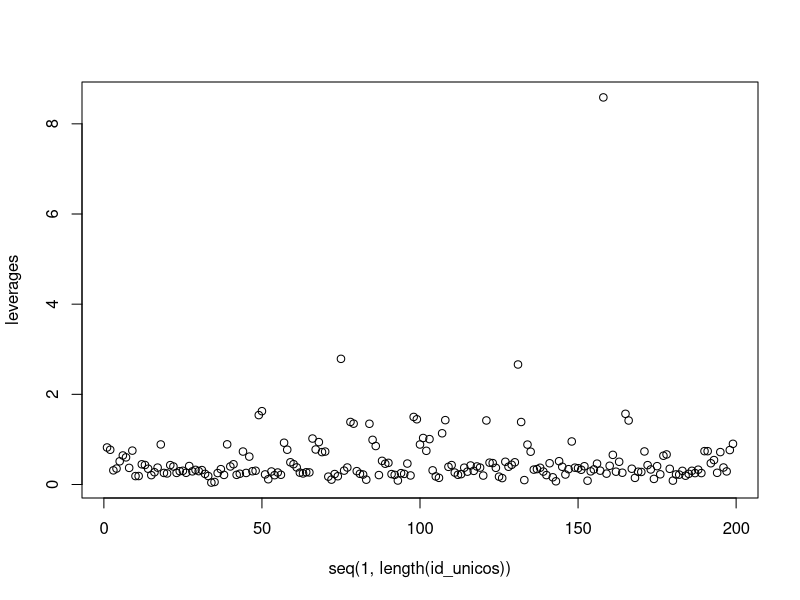
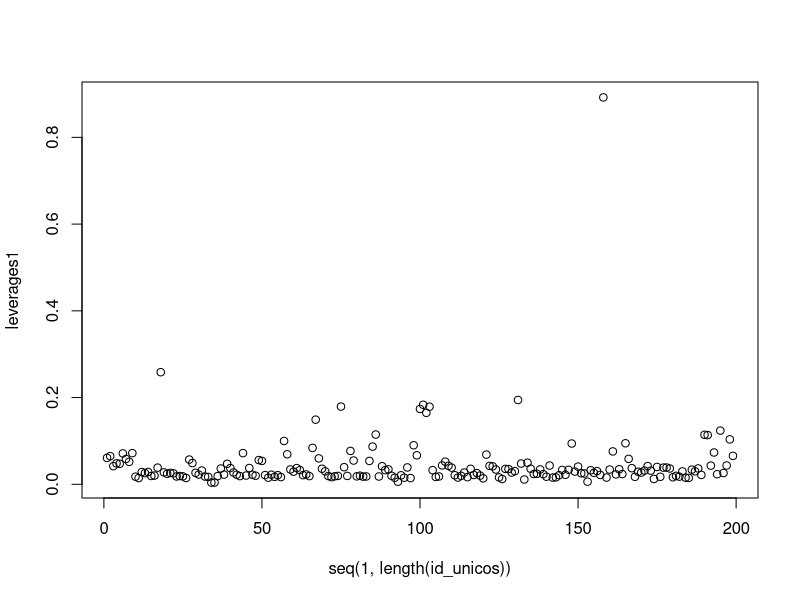
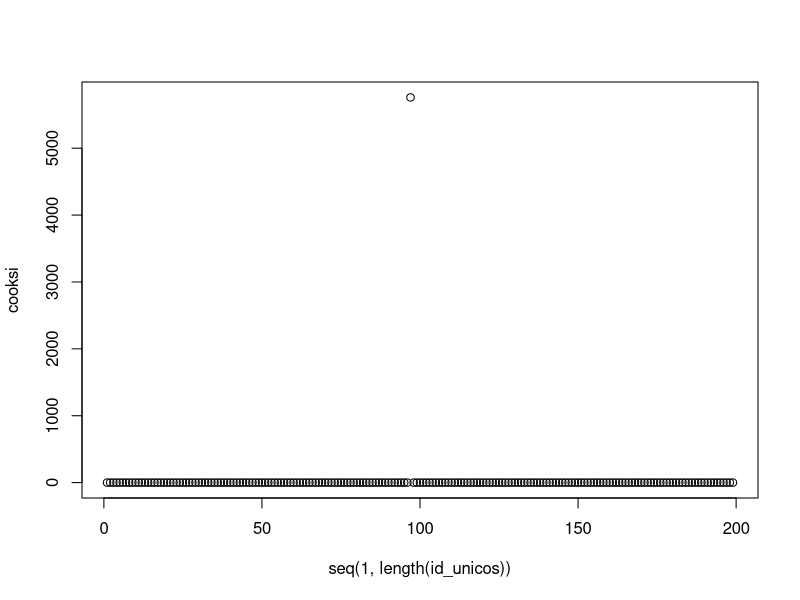
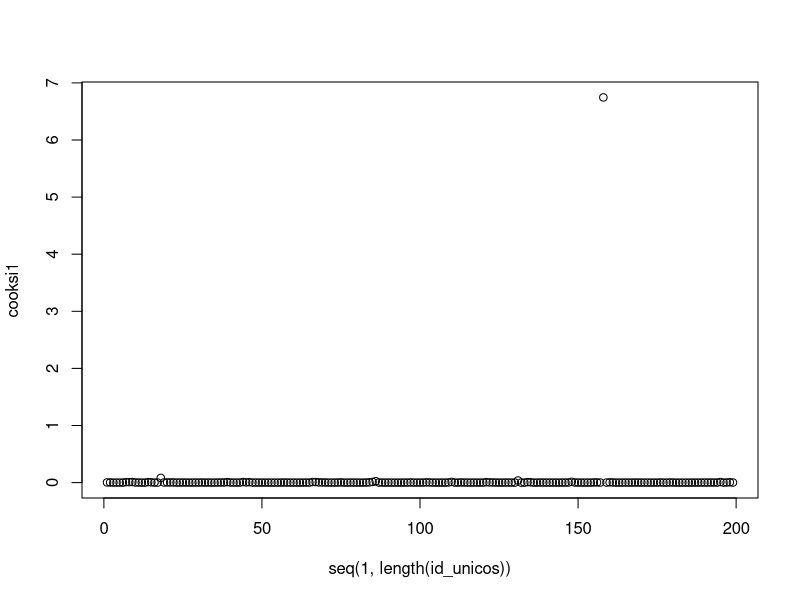
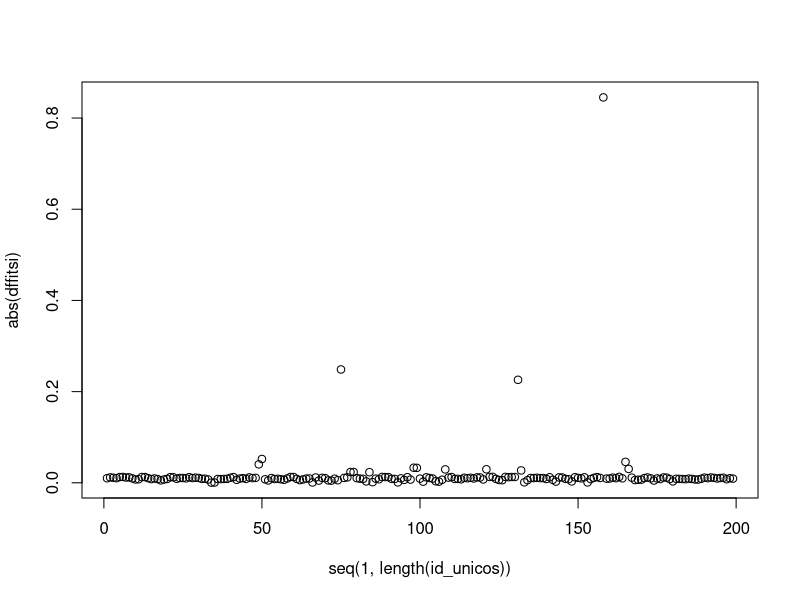
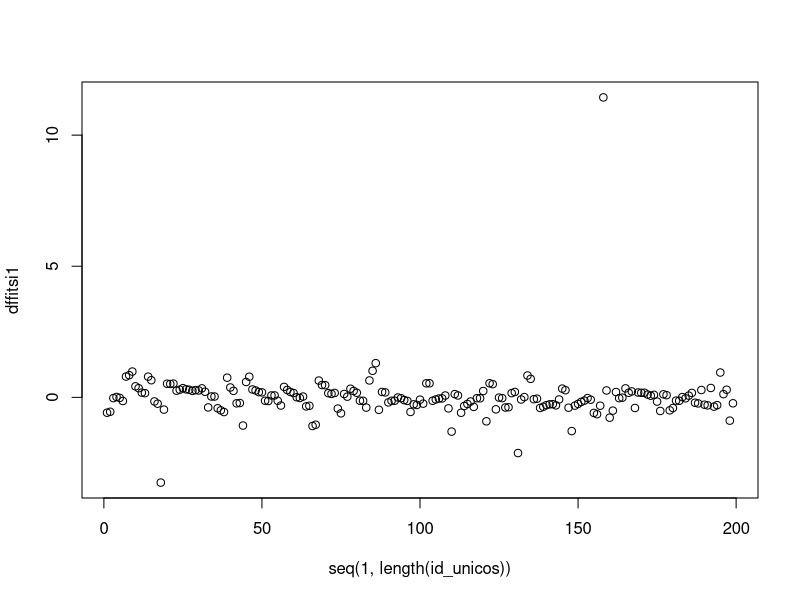
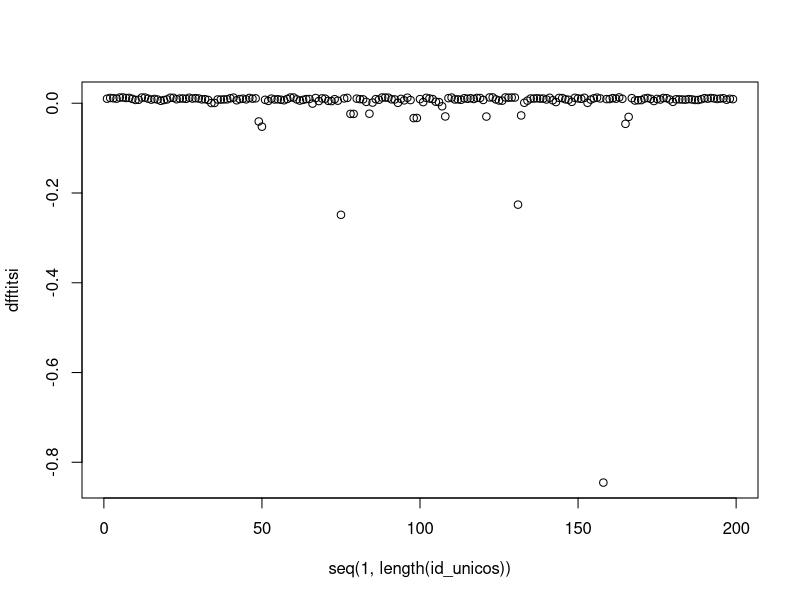

These charts were generated, in order, by the following R code:
library(dplyr)
library(geepack)
library(readr)

setwd("~/diagnostic_measures_GEE")
nepal_dat <- read_csv("nepal.dat.txt")
View(nepal_dat)
working <- c('independence','exchangeable','ar1','unstructured','userdefined')
std.errs <- c('san.se',"fij",'jack', 'j1s')


nepal_dat <- na.omit(nepal_dat)
fit.gee.po <- geeglm(alive ~ sex+wt+ht+arm+bf+mage+lit+died, data = nepal_dat, 
                      family = poisson, std.err = std.errs[1],
                      corstr = working[2], id=nepal_dat$id)

betas <- c()
for (i in seq(2,length(fit.gee.po$coefficients))) {
  betas <- c(betas, fit.gee.po$coefficients[i])
}
#nepal_dat[nepal_dat$id == 120011,]$

id_unicos <- nepal_dat$id[!duplicated(nepal_dat$id)]
nepal_dat <- select(nepal_dat, -day,-month,-year)

##############################
###### CALCULO DE LA MATRIZ J1
##############################
for (num_ids in seq(1, length(id_unicos))) {
  num_id <- sum(nepal_dat$id == id_unicos[num_ids])
  matWi <- diag(num_id)
  matRi <- diag(num_id)
  for (i in 1:num_id) {
    for (j in 1:num_id) {
      if (i != j) {
        matRi[i,j] <- 0.1
      }
    }
  }
  
  matXi <- nepal_dat[nepal_dat$id == id_unicos[num_ids],2:9]
  
  aux <- c()
  for (i in seq(1,num_id)) {
    aux <- c(aux, betas%*%t(matXi[i,]))
  }
  
  matgT <- c()
  for (i in seq(1, length(betas))) {
    matgT <- rbind(matgT, aux)
  }
  
  matDiT <- t(matXi) / matgT 
  
  gamma <- 1
  matAi <- diag(num_id)
  aux1 <- data.frame(fitted = fit.gee.po$fitted.values, id = nepal_dat$id)
  for (i in seq(1, num_id)) {
    for (j in seq(1, num_id)) {
      if (i == j) {
        matAi[i,j] <- aux1[aux1$id == id_unicos[num_ids], ]$fitted[i]
      }
    }
  }
  
  matVi <- gamma*sqrt(matAi) %*% matRi %*% sqrt(matAi)
  
  matJ1aux <- matDiT%*%solve(matVi)%*%t(matDiT)
  if (num_ids == 1) {
    matJ1 <- matJ1aux
  } else {
    matJ1 <- matJ1 + matJ1aux
  }
  
}
matJ1 <- solve(matJ1)

#######################################
##### CALCULO DE LEVERAGES PARA CADA ID
#######################################
leverages <- c()
for (num_ids in seq(1, length(id_unicos))) {
  num_id <- sum(nepal_dat$id == id_unicos[num_ids])
  matWi <- diag(num_id)
  
  matXi <- nepal_dat[nepal_dat$id == id_unicos[num_ids],2:9]
  
  aux <- c()
  for (i in seq(1,num_id)) {
    aux <- c(aux, betas%*%t(matXi[i,]))
  }
  
  matHi <- sqrt(matWi) %*% as.matrix(matXi) %*% matJ1 %*% t(as.matrix(matXi)) %*% sqrt(matWi)
  leverages[num_ids] <- sum(diag(matHi))
}
plot(seq(1,length(id_unicos)), leverages)


########### COMPROBACION MATRIZ HAT 158, INCORRECTO
nepal_dat_test <- nepal_dat[nepal_dat$id != id_unicos[which.max(leverages)], ]
fit.gee.po_test <- geeglm(alive ~ sex+wt+ht+arm+bf+mage+lit+died, data = nepal_dat_test, 
                      family = poisson, std.err = std.errs[1],
                      corstr = working[2], id=nepal_dat_test$id)

summary(fit.gee.po_test)$coefficients$Std.err
summary(fit.gee.po)$coefficients$Std.err


########## HAT MATRIX GLM
fit.glm.po <- glm(alive ~ sex+wt+ht+arm+bf+mage+lit+died, data = nepal_dat, 
                      family = poisson)

aux <- data.frame(hat = hatvalues(fit.glm.po), id = nepal_dat$id)
leverages1 <- c()
for (i in seq(1,length(id_unicos))) {
  aux1 <- sum(aux[aux$id == id_unicos[i],]$hat)
  leverages1[i] <- aux1
}
plot(seq(1,length(id_unicos)), leverages1)

################################################
############## COOKS DISTANCE EXACTA, O FUNCIONA
################################################
cooksi <- c()
p <- length(betas)
gammaest <- 1
for (i in seq(1,length(id_unicos))) {
  nepal_dat2i <- nepal_dat[nepal_dat$id != id_unicos[i], ]
  fit.gee.po2i <- geeglm(alive ~ sex+wt+ht+arm+bf+mage+lit+died, data = nepal_dat2i, 
                        family = poisson, std.err = std.errs[1],
                        corstr = working[2], id=nepal_dat2i$id)
  
  betas2i <- c()
  for (j in seq(2,length(fit.gee.po$coefficients))) {
    betas2i <- c(betas2i, fit.gee.po2i$coefficients[j])
  
  }
  
  cooksaux <- t(betas-betas2i) %*% solve(matJ1) %*% (betas-betas2i) * (1 / (p * gammaest))
  cooksi[i] <- as.numeric(cooksaux)

}
plot(seq(1,length(id_unicos)), cooksi)

########### COMPROBACION COOKS 97, INCORRECTO
nepal_dat_test <- nepal_dat[nepal_dat$id != id_unicos[which.max(cooksi)], ]
fit.gee.po_test <- geeglm(alive ~ sex+wt+ht+arm+bf+mage+lit+died, data = nepal_dat_test, 
                          family = poisson, std.err = std.errs[1],
                          corstr = working[2], id=nepal_dat_test$id)

summary(fit.gee.po_test)$coefficients$Std.err
summary(fit.gee.po)$coefficients$Std.err

########## COOKS GLM
fit.glm.po <- glm(alive ~ sex+wt+ht+arm+bf+mage+lit+died, data = nepal_dat, 
                  family = poisson)

aux <- data.frame(cook = cooks.distance(fit.glm.po), id = nepal_dat$id)
cooksi1 <- c()
for (i in seq(1,length(id_unicos))) {
  aux1 <- sum(aux[aux$id == id_unicos[i],]$cook)
  cooksi1[i] <- aux1
}
plot(seq(1,length(id_unicos)), cooksi1)

############################
###################   DFFITS
############################
dffitsi <- c()
p <- length(betas)
gammaest <- 1
for (i in seq(1,length(id_unicos))) {
  num_id <- sum(nepal_dat$id == id_unicos[i])
  matWi <- diag(num_id)
  matXi <- nepal_dat[nepal_dat$id == id_unicos[i],2:9]
  aux <- c()
  for (j in seq(1,num_id)) {
    aux <- c(aux, betas%*%t(matXi[j,]))
  }
  matHi <- sqrt(matWi) %*% as.matrix(matXi) %*% matJ1 %*% t(as.matrix(matXi)) %*% sqrt(matWi)
  term2 <- (solve(matWi) - as.matrix(matXi) %*% matJ1 %*% t(as.matrix(matXi))) 
  
  term1 <- fit.gee.po$residuals
  matYmui <- matrix(ncol = ncol(term2))
  if (num_id == ncol(term2)) {
    matYmui <- rbind(matYmui, term1[1:num_id])
  } else {
    aux1 <- term1[1:num_id[jj]]
    while (length(aux1) != ncol(term2)) {
      aux1 <- c(aux1, 0)
    }
    matYmui <- rbind(matYmui, aux1)
  }
  term1 <- term1[num_id:length(term1)]
  matYmui <- matYmui[2:nrow(matYmui),]
  
  dffitsaux <- (matYmui) %*% term2 %*% matHi %*% (as.matrix(matYmui, nrow=5)) * (1 / (p * gammaest))
  dffitsi[i] <- as.numeric(dffitsaux)
  
}
dffitsi <- abs(dffitsi)
plot(seq(1,length(id_unicos)), abs(dffitsi))

########### COMPROBACION DFFITS
nepal_dat_test <- nepal_dat[nepal_dat$id != id_unicos[which.max(dffitsi)], ]
fit.gee.po_test <- geeglm(alive ~ sex+wt+ht+arm+bf+mage+lit+died, data = nepal_dat_test, 
                          family = poisson, std.err = std.errs[1],
                          corstr = working[2], id=nepal_dat_test$id)

summary(fit.gee.po_test)$coefficients$Std.err
summary(fit.gee.po)$coefficients$Std.err

##########  DFFITS GLM
fit.glm.po <- glm(alive ~ sex+wt+ht+arm+bf+mage+lit+died, data = nepal_dat, 
                  family = poisson)

aux <- data.frame(dffit = dffits(fit.glm.po), id = nepal_dat$id)
dffitsi1 <- c()
for (i in seq(1,length(id_unicos))) {
  aux1 <- sum(aux[aux$id == id_unicos[i],]$dffit)
  dffitsi1[i] <- aux1
}
plot(seq(1,length(id_unicos)), dffitsi1)


########################





 
# ############## COOKS DISTANCE APROXIMADA
# cooksi_aprox <- c()
# p <- length(betas)
# gammaest <- 1
# for (i in seq(1, length(id_unicos))) {
#   nepal_dat2i <- nepal_dat[nepal_dat$id != i, ]
#   fit.gee.po2i <- geeglm(alive ~ sex+wt+ht+arm+bf+mage+lit+died, data = nepal_dat2i, 
#                          family = poisson, std.err = std.errs[1],
#                          corstr = working[2], id=nepal_dat2i$id)
#   
#   
#   matXi <- nepal_dat[nepal_dat$id == id_unicos[num_ids],2:9] 
#   
#   term1 <-
#   term2 <- 
#   term3 <- 
#   
#   
#   
#   cooksaux <- t(betas-betas2i) %*% solve(matJ1) %*% (betas-betas2i) * (1 / (p * gammaest))
#   print(cooksaux)
#   cooksi[i] <- as.numeric(cooksaux)
#   
# }
# plot(seq(1,length(id_unicos)), cooksi_aprox)

dfftitsi <- c()
p <- length(betas)
gammaest <- 1
for (i in seq(1,length(id_unicos))) {
  num_id <- sum(nepal_dat$id == id_unicos[i])
  matWi <- diag(num_id)
  matXi <- nepal_dat[nepal_dat$id == id_unicos[i],2:9]
  aux <- c()
  for (j in seq(1,num_id)) {
    aux <- c(aux, betas%*%t(matXi[j,]))
  }
  matHi <- sqrt(matWi) %*% as.matrix(matXi) %*% matJ1 %*% t(as.matrix(matXi)) %*% sqrt(matWi)
  term2 <- (solve(matWi) - as.matrix(matXi) %*% matJ1 %*% t(as.matrix(matXi))) 
  
  term1 <- fit.gee.po$residuals
  matYmui <- matrix(ncol = ncol(term2))
  if (num_id == ncol(term2)) {
    matYmui <- rbind(matYmui, term1[1:num_id])
  } else {
    aux1 <- term1[1:num_id[jj]]
    while (length(aux1) != ncol(term2)) {
      aux1 <- c(aux1, 0)
    }
    matYmui <- rbind(matYmui, aux1)
  }
  term1 <- term1[num_id:length(term1)]
  matYmui <- matYmui[2:nrow(matYmui),]

  dffitsaux <- (matYmui) %*% term2 %*% matHi %*% (as.matrix(matYmui, nrow=5)) * (1 / (p * gammaest))
  dfftitsi[i] <- as.numeric(dffitsaux)
  
}
dfftisi <- abs(dfftitsi)
plot(seq(1,length(id_unicos)), dfftitsi)
